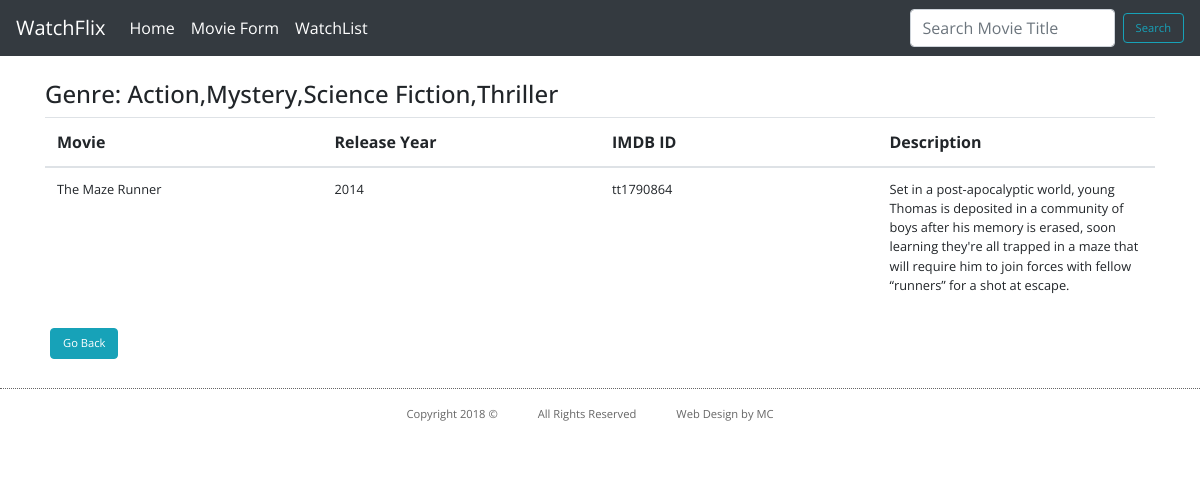
/relatedMovies.php?movieId=154, run on the app's committed database.
### tables this page shows
CREATE TABLE `MOVIE` (
  `movieId` int(11) NOT NULL,
  `title` varchar(255) NOT NULL,
  `description` varchar(10000) DEFAULT NULL,
  `genreId` int(11) DEFAULT NULL,
  `releaseYear` int(11) DEFAULT NULL,
  `imdbId` varchar(10) DEFAULT NULL
);

### model/Movie.php (called while the page is built, shortened)
<?php
class Movie {
    public static function genres_per_movie($movieId) {
        $db = Database::getDB();
        $queryMovies= 'SELECT mg.movieId, g.genreId, genreName
                       FROM MOVIE_GENRE mg
                       INNER JOIN GENRE g on g.genreId = mg.genreId
                       WHERE mg.movieId = :movieId';
        $statement= $db->prepare($queryMovies);
        $statement->bindValue(':movieId', $movieId);
        $statement->execute();
        $genresPerMovie = $statement->fetchAll();
        return $genresPerMovie;
    }
    public static function movies_by_genre($movieId) {
        $db = Database::getDB();
        $queryAllMoviesByGenre = "SELECT DISTINCT m.movieId, title, description, releaseYear, imdbId
                                  FROM MOVIE m
                                  LEFT JOIN MOVIE_GENRE mg on mg.movieId = m.movieId
                                  WHERE mg.genreId in (select genreId from MOVIE_GENRE where movieId = :movieId)";
        $statement= $db->prepare($queryAllMoviesByGenre);
        $statement->bindValue(':movieId', $movieId);
        $statement->execute();
        $moviesByGenre = $statement->fetchAll();
        return $moviesByGenre;
    }
}
?>

### relatedMovies.php (the view, shortened to what this page needs)
<?php
require('model/Movie.php');
$movieId = $_GET['movieId'];
$moviesByGenre = Movie::movies_by_genre($movieId);
?>
<h3>
    Genre:
    <?php
    $genresPerMovie = Movie::genres_per_movie($movieId);
    foreach ($genresPerMovie as $genre) :
        $strGenres .= $genre['genreName'] . ',';
    endforeach;
    $strGenres = rtrim($strGenres, ',');
    echo $strGenres;
    ?>
</h3>
    <table class="table table-hover">
        <thead>
        <tr>
            <th>Movie</th>
            <th>Release Year</th>
            <th>IMDB ID</th>
            <th>Description</th>
        </tr>
        </thead>
        <tbody>
        <?php foreach ($moviesByGenre as $movie) : ?>
            <tr>
                <td><?php echo $movie['title']; ?> </td>
                <td><?php echo $movie['releaseYear']; ?></td>
                <td><?php echo $movie['imdbId']; ?></td>
                <td><?php echo $movie['description']; ?></td>
            </tr>
        <?php endforeach; ?>
        </tbody>
    </table>
    <button type="submit" class="btn btn-info btn-rounded" onclick="window.history.back();" > Go Back </button>
    <br> <br>

### css/styles.css (style rules this page uses)
* { padding:0; margin:0; }
.container { margin-top: 80px; }
html { font-family: 'Open Sans', sans-serif; }
body { font-family: 'Open Sans', sans-serif; }
table tr th { width: 16.67%; }
.table td { font-size: .80rem; }
footer { margin: 0px auto; height:65px; border-top: 1px dotted #666; clear:both; line-height:50px; text-align: center; width: 100%; overflow: hidden; }
footer ul li { float:left; list-style-type:none; margin: 0 30px 0 10px; color: #666; font-size:.7em; position: relative; display: block; right: 50%; }
footer ul { list-style: none; position: relative; float: left; display: block; left: 50%; }
h3 { font-size: 1.50rem; }
.btn { font-size: .7rem; }
.btn-info { margin: 5px; }

### data on the page
movie: title "The Maze Runner", releaseYear "2014", imdbId "tt1790864", description "Set in a post-apocalyptic world, young Thomas is deposited in a community of boys after his memory is erased, soon learning they're all trapped in a maze that will require him to join forces with fellow “runners” for a shot at escape."

### other printed values
$strGenres "Action,Mystery,Science Fiction,Thriller"
